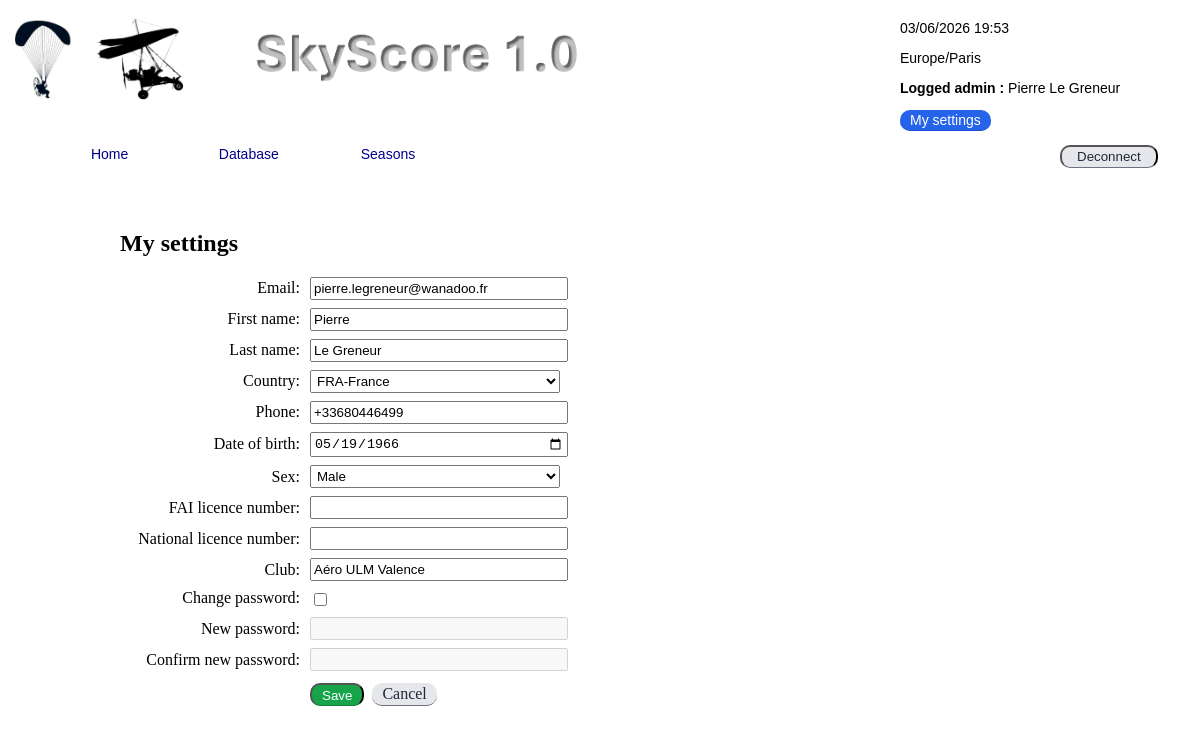
The page /profile/settings/ (signed in) on the database its author committed.
### common/models.py (models this page shows, shortened)
class User(AbstractUser):
    username = None
    email = models.EmailField('email address', unique=True)
    USERNAME_FIELD = 'email'
    REQUIRED_FIELDS = []
    objects = UserManager()
    ROLE_CHOICES = [
        ('ADM', 'Administrator'),
        ('ORG', 'Organizer'),
        ('COMP', 'Competitor'),
        ('JUD', 'Judge'),
        ('PUB', 'Public'),
    ]
    SEX_CHOICES = [
        ('M', 'Male'),
        ('F', 'Female'),
        ('X', 'Other / Prefer not to say'),
    ]
    ROLE_HIERARCHY = {
        'PUB': set(),
        'COMP': {'PUB'},
        'JUD': {'PUB'},
        'ORG': {'PUB'},
        'ADM': {'ORG', 'JUD', 'COMP', 'PUB'},
    }
    role = models.CharField(max_length=4, choices=ROLE_CHOICES, default='PUB')
    roles = models.JSONField(default=list, blank=True)
    country = models.ForeignKey(
        'database.Country',
        on_delete=models.SET_NULL,
        related_name='users',
        null=True,
        blank=True,
    )
    phone_number = models.CharField(max_length=32, blank=True, null=True)
    date_of_birth = models.DateField(blank=True, null=True)
    sex = models.CharField(max_length=1, choices=SEX_CHOICES, blank=True, null=True)
    fai_licence_number = models.CharField(max_length=80, blank=True, null=True)
    national_licence_number = models.CharField(max_length=80, blank=True, null=True)
    club = models.CharField(max_length=120, blank=True, null=True)
    licence_number = models.CharField(max_length=50, blank=True, null=True)
    ulm_model = models.CharField(max_length=100, blank=True, null=True)  # For pilots
    class Meta(AbstractUser.Meta):
        constraints = [
            models.UniqueConstraint(Lower('email'), name='common_user_email_lower_uniq'),
        ]
    def effective_roles(self):
        roles = {self.role}
        roles.update(self.roles or [])
        expanded_roles = set(roles)
        for role in list(roles):
            expanded_roles.update(self.ROLE_HIERARCHY.get(role, set()))
        expanded_roles.add('PUB')
        return expanded_roles
    def has_role(self, role):
        return role in self.effective_roles()
    def has_any_role(self, role_set):
        return any(self.has_role(role) for role in role_set)
    def can_manage_database(self):
        return self.has_role('ADM')
    def can_manage_seasons(self):
        return self.has_any_role({'ADM', 'ORG'})

### common/views.py (the view)
# urls.py: path('profile/settings/', views.profile_settings_view, name='profile_settings'),
@login_required
def profile_settings_view(request):
    if request.method == 'POST':
        form = UserSettingsForm(request.POST, instance=request.user)
        if form.is_valid():
            updated_user = form.save()
            if form.cleaned_data.get('password1'):
                update_session_auth_hash(request, updated_user)
                messages.success(request, 'Your profile and password were updated.', extra_tags='popup')
            else:
                messages.success(request, 'Your profile was updated.', extra_tags='popup')
            return redirect('common:profile_settings')
        messages.error(request, 'Please correct the highlighted fields.')
    else:
        form = UserSettingsForm(instance=request.user)
    context = base_context(request)
    context['form'] = form
    return render(request, 'common/profile_settings.html', context)

### common/utils/context.py (called while the page is built)
def base_context(request):
    logged_admin = ''
    if request.user.is_authenticated:
        full_name = request.user.get_full_name().strip()
        logged_admin = full_name or request.user.email
    return {
        'current_date_time': localtime(),
        'tzinfo': 'Europe/Paris',
        'loggedAdmin': logged_admin,
    }

### common/utils/localTime.py (called while the page is built)
def dateTimeParis():
    now = datetime.now(tz=ZoneInfo("Europe/Paris"))
    return now.strftime("%d/%m/%Y %H:%M")

def localtime():
    return dateTimeParis()

### common/utils/phone.py (called while the page is built)
def get_country_dial_code(country):
    if not country:
        return ''
    stored_dial = getattr(country, 'phone_dial_code', '') or ''
    stored_dial = stored_dial.strip()
    if stored_dial:
        digits = ''.join(ch for ch in stored_dial if ch.isdigit())
        return f'+{digits}' if digits else ''
    country_iso3 = (getattr(country, 'iso3', None) or '').strip().upper()
    return COUNTRY_DIAL_CODES.get(country_iso3, '')

### database/models.py (called while the page is built)
    def __str__(self):
        text = self.iso3 + '-' + self.name
        if len(text) > 30:
            text = self.iso3 + '-' + self.name[0:26] + '...'
        return text

### templates/common/profile_settings.html (shortened to what this page needs)
{% extends 'base.html' %}
{% load static %}
{% block extra_css %}
<link rel="stylesheet" type="text/css" href="{% static 'css/styleBaseHome.css' %}" />
{% endblock %}
{% block content %}
<section id="mainContent">
    <h2>My settings</h2>
    <form method="post" class="profileForm">
        <div class="profileRow">
            {{ form.email.label_tag }}
            {{ form.email }}
        </div>
        <div class="profileRow">
            {{ form.first_name.label_tag }}
            {{ form.first_name }}
        </div>
        <div class="profileRow">
            {{ form.last_name.label_tag }}
            {{ form.last_name }}
        </div>
        <div class="profileRow">
            {{ form.country.label_tag }}
            {{ form.country }}
        </div>
        <div class="profileRow">
            {{ form.phone_number.label_tag }}
            {{ form.phone_number }}
        </div>
        <div class="profileRow">
            {{ form.date_of_birth.label_tag }}
            {{ form.date_of_birth }}
        </div>
        <div class="profileRow">
            {{ form.sex.label_tag }}
            {{ form.sex }}
        </div>
        <div class="profileRow">
            {{ form.fai_licence_number.label_tag }}
            {{ form.fai_licence_number }}
        </div>
        <div class="profileRow">
            {{ form.national_licence_number.label_tag }}
            {{ form.national_licence_number }}
        </div>
        <div class="profileRow">
            {{ form.club.label_tag }}
            {{ form.club }}
        </div>
        <div class="profileRow checkboxRow">
            {{ form.change_password.label_tag }}
            {{ form.change_password }}
        </div>
        <div class="profileRow">
            {{ form.password1.label_tag }}
            {{ form.password1 }}
        </div>
        <div class="profileRow">
            {{ form.password2.label_tag }}
            {{ form.password2 }}
        </div>
        <div class="profileActions">
            <button type="submit" class="BtnValidate">Save</button>
            <a class="BtnCancel" href="{% url 'common:home' %}">Cancel</a>
        </div>
    </form>
</section>
{% endblock %}

### static/css/styleBaseHome.css (style rules this page uses)
:root { --header-height: clamp(80px, 15vh, 140px); --menu-height: clamp(42px, 6vh, 64px); --safe-top: env(safe-area-inset-top, 0px); --header-offset: 2px; }
body { background-color: transparent; }
.BtnSubmit, .BtnCancel, .BtnModify, .BtnDelete, .BtnValidate { width:auto; display: inline-block; box-sizing: border-box; text-align: center; text-decoration: none; border-radius: 10px; padding: 2px 10px; }
.BtnSubmit, .BtnCancel { color: #1f2937; background-color: #e5e7eb; border-bottom: 1px solid #6b7280; }
.BtnValidate { color: #ffffff; background-color: #16a34a; border-bottom: 1px solid #15803d; }
body section#mainContent { position : absolute; width: 80%; top : calc(var(--safe-top) + var(--header-offset) + var(--header-height) + var(--menu-height) + 2%); left: 0%; margin-top: 2%; margin-bottom: 2%; margin-left: 10%; margin-right: 20%; padding: 0px; z-index: 1; }
form label { display : block; width : 150px; float : left; text-align: right; padding : 4px 10px 0 0; }
form input[type='email'], form input[type='password'] { display : block; width : 250px; padding : 2px; }

### templates/common/profile_settings.html (style rules this page uses)
form.profileForm .profileRow { display: flex; align-items: center; margin: 8px 0; }
form.profileForm .profileRow label { float: none; width: 180px; text-align: right; padding: 0 10px 0 0; }
form.profileForm .profileRow input[type='text'], form.profileForm .profileRow input[type='email'], form.profileForm .profileRow input[type='tel'], form.profileForm .profileRow input[type='password'], form.profileForm .profileRow input[type='date'], form.profileForm .profileRow select { width: 250px; padding: 2px; }
form.profileForm .profileRow.checkboxRow { align-items: flex-start; }
form.profileForm .profileRow.checkboxRow input[type='checkbox'] { margin-top: 4px; }
form.profileForm .profileActions { margin: 12px 0 0 190px; display: flex; gap: 8px; }

### rows shown on the page
User: email "pierre.legreneur@wanadoo.fr", first_name "Pierre", last_name "Le Greneur", country "FRA-France", phone_number "+33680446499", date_of_birth "05/19/1966", sex "Male", club "Aéro ULM Valence"

### other values the page prints
{{ current_date_time }} "03/06/2026 19:53"
{{ tzinfo }} "Europe/Paris"
{{ loggedAdmin }} "Pierre Le Greneur"
